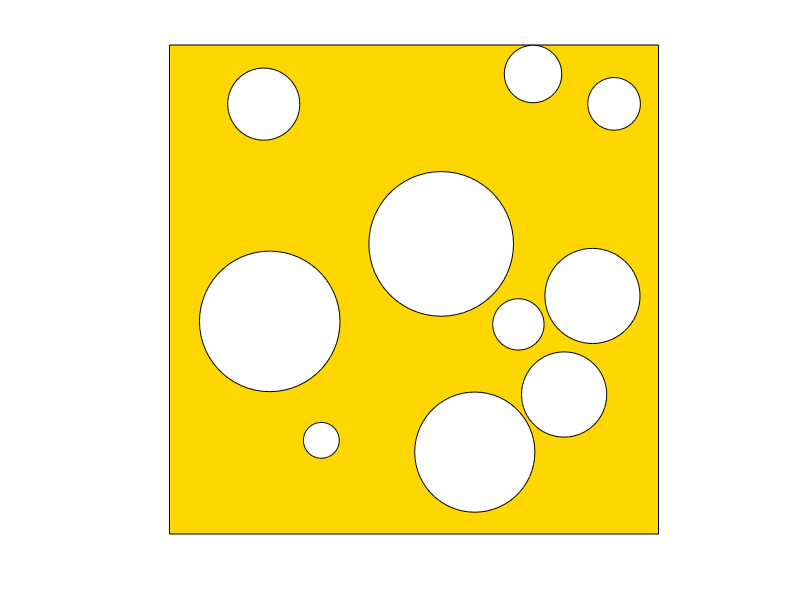

This chart was generated by the following MATLAB code: (Note: this script raises an error after producing the figure.)
function cheese_test()
  close all;
  clear all;
  
  L = 10; radius = 0.2; ratio = 8.0; n = 10; error = 10e-6;
  
% Parametres pour les figures de l'enonce :-)
% L = 10; radius = 0.2; ratio =  8.0; n = 10;
% L = 10; radius = 0.5; ratio =  1.0; n = 40; 
% L = 10; radius = 0.1; ratio = 50.0; n = 20;
% L = 10; radius = 0.5; ratio =  2.0; n = 50;

  I = cheese_create(n,L,radius,ratio);
  fprintf('\n ==== Analytical integral  : %14.7e \n',I);
  tic;
  Ih = cheese(L,radius,error,@f); telapsed = toc;
  fprintf('\n\n ==== Numerical quadrature : %14.7e ',Ih);
  fprintf('\n ==== Requested error : %14.7e ',error);  
  fprintf('\n ==== Observed error  : %14.7e ',abs(Ih-I));  
  fprintf('\n ==== Elapsed time for quadrature : %8.1e seconds \n',telapsed);

end

%
% Generation d'un morceau de gruyere
% Construction automatique de la fonction f
% Joli graphique
% et ... calcul exact de la compacite du gruyere
%

function I = cheese_create(n,side,radius,ratio)

%
% -1- Creation de n trous classes par ordre de taille decroissant
%     On place d'abord les plus gros :-)
%


  X = zeros(n,1);
  Y = zeros(n,1);
  R = sort(rand(n,1)*radius*(ratio-1.0)+radius,'descend');

%
% -2- Insertion des trous en evitant les superpositions
%     Apres 10 essais infructueux, le trou est abandonne !
% 
  i = 1;
  iLoc = 0;
  iFail = 0;
  iTest = 0;
  while (i <= n)
    
    Rloc = R(i);
    x = rand*(side-2*Rloc)+Rloc;
    y = rand*(side-2*Rloc)+Rloc;

    for j=1:i
      if ( ((X(j)-x)^2+(Y(j)-y)^2) < (R(j)+R(i))^2 )
        iFail = 1;
        break;
      end
    end
    
    if (iTest == 9 && iFail == 1)
      fprintf('  == Circle %d (R=%9.2e) cannot be inserted :-( \n',i,R(i));
      i = i+1;
      iTest = 0;
    end

    if (iFail == 0)
      fprintf('  == Circle %d (R=%9.2e) %d trials performed \n',i,R(i),iTest+1);
      iLoc = iLoc+1;
      X(iLoc) = x;
      Y(iLoc) = y;
      R(iLoc) = R(i);     
      i = i+1;
      iTest = 0;    
    end
    
    iFail = 0;
    iTest = iTest+1;
  end
  
%
% -3- Ecriture de la fonction a integrer dans le fichier f.m
%
  
  fid =fopen('f.m','w');
  fprintf(fid,'function [uh] = f(x,y)\n\n');
  fprintf(fid,'  n = %d;\n',iLoc);
  fprintf(fid,'  X = [');
  for i=1:iLoc-1
    fprintf(fid,'%14.7e,',X(i));
    if (mod(i,3) == 0) fprintf(fid,' ...\n       '); end
  end
  fprintf(fid,'%14.7e];\n',X(iLoc));
  fprintf(fid,'  Y = [');
  for i=1:iLoc-1
    fprintf(fid,'%14.7e,',Y(i));
    if (mod(i,3) == 0) fprintf(fid,' ...\n       '); end
  end
  fprintf(fid,'%14.7e];\n',Y(iLoc));
  fprintf(fid,'  R = [');
  for i=1:iLoc-1
    fprintf(fid,'%14.7e,',R(i));
    if (mod(i,3) == 0) fprintf(fid,' ...\n       '); end
  end
  fprintf(fid,'%14.7e];\n',R(iLoc));
  fprintf(fid,'  uh = zeros(size(x));\n');
  fprintf(fid,'  for i = 1:n\n');
  fprintf(fid,'    uh = uh + ((x-X(i)).^2 + (y-Y(i)).^2 < R(i)^2);\n');
  fprintf(fid,'  end\n\nend');
%
% Version altenative de Matthieu Constant pour les 4 dernieres lignes
% Devrait etre plus rapide mais est plus lent sur mon ordinateur
% En tous cas, c'est joli et bien complique :-)
%
%   fprintf(fid,' C = bsxfun(@le,bsxfun(@minus,x,X).^2+bsxfun(@minus,y,Y).^2,R.^2);\n');
%   fprintf(fid,' uh = sum(C,1)./max(sum(C,1),1);\n');
%   fprintf(fid,'end');
%   
  fclose(fid);

%
% -4- Une jolie figure du morceau de gruyere
%

  figure;
  rectangle('Position',[0 0 side side], ...
            'FaceColor',[1,215/255,0]); hold on;
  for i=1:iLoc
    rectangle('Position',[X(i)-R(i) Y(i)-R(i) 2*R(i) 2*R(i)], ...
              'Curvature',[1 1], ...
              'FaceColor','white');
  end
  set(gcf,'color','white');
  axis equal; axis off;
  
%
% -5- Calcul de la compacite du gruyere
%     Gruyere sans trous = 1.0
%     Rien que des trous = 0.0
%

  I = 1.0 - sum(R(1:iLoc).*R(1:iLoc))*pi/(side*side);

end